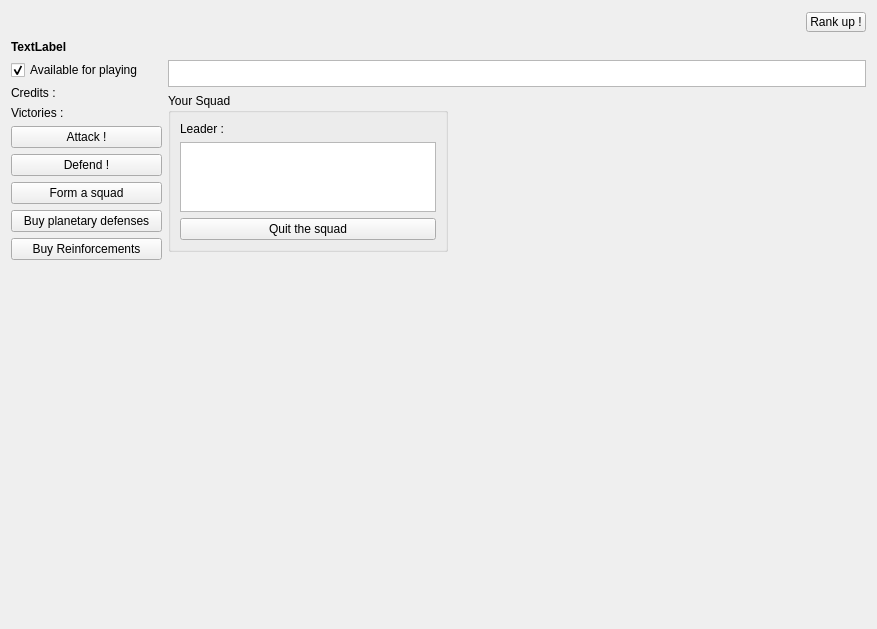
<?xml version="1.0" encoding="UTF-8"?>
<ui version="4.0">
 <class>mainWidget</class>
 <widget class="QWidget" name="mainWidget">
  <property name="geometry">
   <rect>
    <x>0</x>
    <y>0</y>
    <width>877</width>
    <height>629</height>
   </rect>
  </property>
  <property name="windowTitle">
   <string>Form</string>
  </property>
  <property name="styleSheet">
   <string notr="true"/>
  </property>
  <layout class="QGridLayout" name="gridLayout">
   <item row="0" column="0" colspan="3">
    <layout class="QHBoxLayout" name="horizontalLayout_3">
     <item>
      <widget class="QLabel" name="nameLabel">
       <property name="font">
        <font>
         <pointsize>15</pointsize>
        </font>
       </property>
       <property name="text">
        <string/>
       </property>
      </widget>
     </item>
     <item>
      <widget class="QPushButton" name="rankUpButton">
       <property name="minimumSize">
        <size>
         <width>60</width>
         <height>20</height>
        </size>
       </property>
       <property name="maximumSize">
        <size>
         <width>60</width>
         <height>20</height>
        </size>
       </property>
       <property name="toolTip">
        <string>Ranking up allows your avatar to have access to new abilities and map intel !</string>
       </property>
       <property name="text">
        <string>Rank up !</string>
       </property>
      </widget>
     </item>
    </layout>
   </item>
   <item row="1" column="0">
    <widget class="QLabel" name="dominationText">
     <property name="font">
      <font>
       <weight>75</weight>
       <bold>true</bold>
      </font>
     </property>
     <property name="text">
      <string>TextLabel</string>
     </property>
    </widget>
   </item>
   <item row="2" column="0" rowspan="3">
    <layout class="QVBoxLayout" name="verticalLayout_2">
     <item>
      <widget class="QCheckBox" name="awayBox">
       <property name="toolTip">
        <string>When unchecked, the game won't throw you in a game.
Be careful that if you are not available for playing when one of your attack is defended, you will lose it immediatly !</string>
       </property>
       <property name="text">
        <string>Available for playing</string>
       </property>
       <property name="checkable">
        <bool>true</bool>
       </property>
       <property name="checked">
        <bool>true</bool>
       </property>
      </widget>
     </item>
     <item>
      <layout class="QHBoxLayout" name="horizontalLayout">
       <item>
        <widget class="QLabel" name="label">
         <property name="font">
          <font>
           <pointsize>9</pointsize>
          </font>
         </property>
         <property name="text">
          <string>Credits :</string>
         </property>
        </widget>
       </item>
       <item>
        <widget class="QLabel" name="creditsLabel">
         <property name="minimumSize">
          <size>
           <width>100</width>
           <height>0</height>
          </size>
         </property>
         <property name="baseSize">
          <size>
           <width>0</width>
           <height>0</height>
          </size>
         </property>
         <property name="font">
          <font>
           <pointsize>9</pointsize>
          </font>
         </property>
         <property name="text">
          <string/>
         </property>
        </widget>
       </item>
      </layout>
     </item>
     <item>
      <layout class="QHBoxLayout" name="horizontalLayout_2">
       <item>
        <widget class="QLabel" name="victories">
         <property name="minimumSize">
          <size>
           <width>0</width>
           <height>0</height>
          </size>
         </property>
         <property name="font">
          <font>
           <pointsize>9</pointsize>
          </font>
         </property>
         <property name="text">
          <string>Victories :</string>
         </property>
        </widget>
       </item>
       <item>
        <widget class="QLabel" name="victoriesLabel">
         <property name="minimumSize">
          <size>
           <width>0</width>
           <height>0</height>
          </size>
         </property>
         <property name="baseSize">
          <size>
           <width>0</width>
           <height>0</height>
          </size>
         </property>
         <property name="font">
          <font>
           <pointsize>9</pointsize>
          </font>
         </property>
         <property name="text">
          <string/>
         </property>
        </widget>
       </item>
      </layout>
     </item>
     <item>
      <widget class="QPushButton" name="attackButton">
       <property name="text">
        <string>Attack !</string>
       </property>
      </widget>
     </item>
     <item>
      <widget class="QPushButton" name="defenseButton">
       <property name="text">
        <string>Defend !</string>
       </property>
      </widget>
     </item>
     <item>
      <widget class="QPushButton" name="formTeamButton">
       <property name="text">
        <string>Form a squad</string>
       </property>
      </widget>
     </item>
     <item>
      <widget class="QPushButton" name="planetaryDefensesButton">
       <property name="text">
        <string>Buy planetary defenses</string>
       </property>
      </widget>
     </item>
     <item>
      <widget class="QPushButton" name="reinforcementButton">
       <property name="text">
        <string>Buy Reinforcements</string>
       </property>
      </widget>
     </item>
     <item>
      <spacer name="verticalSpacer">
       <property name="orientation">
        <enum>Qt::Vertical</enum>
       </property>
       <property name="sizeHint" stdset="0">
        <size>
         <width>20</width>
         <height>382</height>
        </size>
       </property>
      </spacer>
     </item>
    </layout>
   </item>
   <item row="2" column="1" colspan="2">
    <widget class="QListWidget" name="attackListWidget">
     <property name="minimumSize">
      <size>
       <width>0</width>
       <height>27</height>
      </size>
     </property>
     <property name="maximumSize">
      <size>
       <width>16777215</width>
       <height>27</height>
      </size>
     </property>
    </widget>
   </item>
   <item row="3" column="1">
    <widget class="QGroupBox" name="squadBox">
     <property name="sizePolicy">
      <sizepolicy hsizetype="Fixed" vsizetype="Fixed">
       <horstretch>0</horstretch>
       <verstretch>0</verstretch>
      </sizepolicy>
     </property>
     <property name="title">
      <string>Your Squad</string>
     </property>
     <layout class="QVBoxLayout" name="verticalLayout">
      <item>
       <widget class="QLabel" name="leader">
        <property name="text">
         <string>Leader :</string>
        </property>
       </widget>
      </item>
      <item>
       <widget class="QListWidget" name="squadMemberList">
        <property name="maximumSize">
         <size>
          <width>16777215</width>
          <height>70</height>
         </size>
        </property>
        <property name="showDropIndicator" stdset="0">
         <bool>false</bool>
        </property>
        <property name="selectionMode">
         <enum>QAbstractItemView::NoSelection</enum>
        </property>
       </widget>
      </item>
      <item>
       <widget class="QPushButton" name="quitSquadButton">
        <property name="text">
         <string>Quit the squad</string>
        </property>
       </widget>
      </item>
     </layout>
    </widget>
   </item>
   <item row="3" column="2">
    <spacer name="horizontalSpacer">
     <property name="orientation">
      <enum>Qt::Horizontal</enum>
     </property>
     <property name="sizeHint" stdset="0">
      <size>
       <width>357</width>
       <height>20</height>
      </size>
     </property>
    </spacer>
   </item>
   <item row="4" column="1">
    <spacer name="verticalSpacer_2">
     <property name="orientation">
      <enum>Qt::Vertical</enum>
     </property>
     <property name="sizeHint" stdset="0">
      <size>
       <width>20</width>
       <height>367</height>
      </size>
     </property>
    </spacer>
   </item>
  </layout>
  <zorder>dominationText</zorder>
  <zorder>squadBox</zorder>
  <zorder>horizontalSpacer</zorder>
  <zorder>verticalSpacer_2</zorder>
  <zorder>rankUpButton</zorder>
 </widget>
 <resources/>
 <connections/>
</ui>
